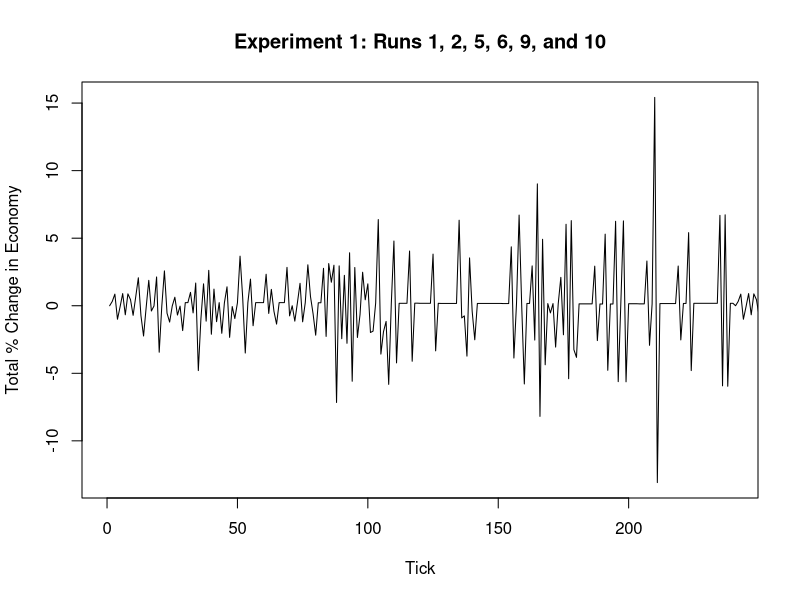

R code for this plot: (Note: this script raises an error after producing the figure.)
setwd("/Users//clottman//Documents//Code//MAS_LendingSystem");

e1_assets <- read.csv("Assets Output E1 600a.csv")
e2_assets <- read.csv("Assets Output E2 600a.csv")
e1_tpc <- read.csv("TPC Output E1 600agents.csv")
e2_tpc <- read.csv("TPC Output E2 600a.csv")

## helper function section

# get all the unique values in the run column
getRunNumbers <- function(data) {
  unique(unlist(data$run, use.names = FALSE))
}

# gets the indexes of the rows containing data for a given run
# example: getRunNumbers(2) will return all the indexes where the run column contains 2
getIndexesByRun <- function(list, desiredRun) {
  which(list$run == desiredRun)
}

                      
## execution section
runNumbers <- getRunNumbers(e1_tpc)

for (run in runNumbers) {
  indexes <- getIndexesByRun(e1_assets, run)
  tpc <- e1_tpc$total.percent.change[indexes]
  tpc_name <- paste("tpc", run, sep="_")
  run_name <- paste("run", run, sep="_")
  e1_tpc[[tpc_name]] <- tpc
}

## Graph 1, 5, 9, 2, 6, 10
plot(e1_tpc$tpc_1,type="l",col=1, xlim=c(0, 240), xlab="Tick", ylab="Total % Change in Economy",
     main="Experiment 1: Runs 1, 2, 5, 6, 9, and 10")
lines(e1_tpc_force, col=2)
lines(e1_tpc$tpc_5,col=2)
lines(e1_tpc$tpc_9, col=3)
lines(e1_tpc$tpc_2, col=4)
lines(e1_tpc$tpc_6, col=5)
lines(e1_tpc$tpc_12, col=2)

## Graph 1, 5, and 9
plot(e1_tpc$tpc_1,type="l",col=1, xlim=c(0, 240), xlab="Tick", ylab="Total % Change in Economy",
     main="Experiment 1: Runs 1, 5, and 9")
lines(e1_tpc$tpc_5,col=2)
lines(e1_tpc$tpc_9, col=4)

